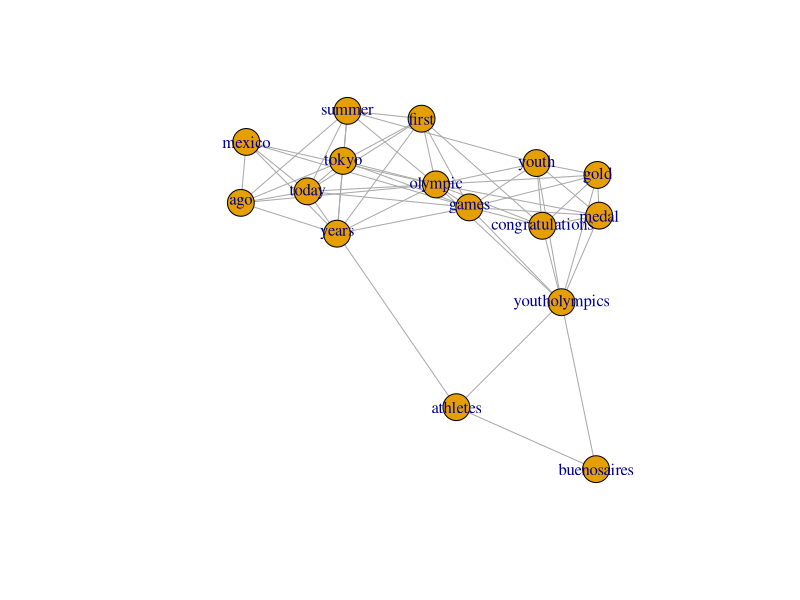
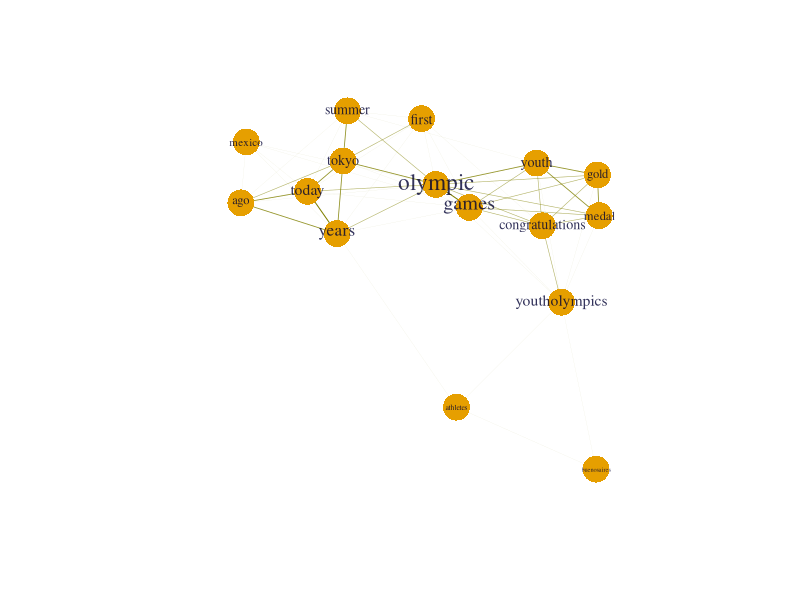

Reproduce these figures in R, in order.
library(tm)
library(igraph)
twitter_data<-read.csv("result5.csv", header = TRUE)
#twitter_data = read.table(file="~/result5.csv", header=TRUE,sep=",",encoding="UTF-8", stringsAsFactors = FALSE)
#twitter_data$text = paste(substr(twitter_data$text,2,nchar(twitter_data$text)))
# We may need to remove the first charactore 'b' from the string.

text = twitter_data$text
text_clean = gsub("(RT|via)((?:\\b\\W*@\\w+)+)", "", text)
text_clean = gsub("@\\w+", "", text_clean)
text_clean = gsub("[[:punct:]]", "", text_clean)
text_clean = gsub("[[:digit:]]", "", text_clean)
text_clean = gsub("http\\w+", "", text_clean)

#text_corpus = Corpus(VectorSource(text_clean))
#text_corpus = tm_map(text_corpus, tolower)
#text_corpus = tm_map(text_corpus, removeWords, c(stopwords("english"), "olympics"))
#text_corpus = tm_map(text_corpus, stripWhitespace)
#text_corpus = tm_map(text_corpus, PlainTextDocument)

text_corpus <- VCorpus(VectorSource(text_clean))
text_corpus=tm_map(text_corpus, content_transformer(tolower))
text_corpus = tm_map(text_corpus, removeWords, c(stopwords("english"), "olympics"))
text_corpus = tm_map(text_corpus, stripWhitespace)
text_corpus = tm_map(text_corpus, PlainTextDocument)


tdm = TermDocumentMatrix(text_corpus)
m = as.matrix(tdm)
# remove sparse terms (word frequency > 90% percentile)
wf = rowSums(m)
m1 = m[wf>quantile(wf,probs=0.9), ]
# remove columns with all zeros
m1 = m1[,colSums(m1)!=0]
# for convenience, every matrix entry must be binary (0 or 1)
m1[m1 > 1] = 1
# change it to a Boolean matrix
#m[m>=1] <- 1
# transform into a term-term adjacency matrix
termMatrix = m1 %*% t(m1)

library(igraph)
# build a graph from the above matrix
g <- graph.adjacency(termMatrix, weighted = T, mode = "undirected")
# remove loops
g <- simplify(g)
# set labels and degrees of vertices
V(g)$label <- V(g)$name
V(g)$degree <- degree(g)

# plot a graph
set.seed(3535)
layout1 <- layout.fruchterman.reingold(g)
plot(g, layout=layout1)

V(g)$label.cex <- 1.2 * V(g)$degree / max(V(g)$degree) + 0.2
V(g)$label.color <- rgb(0.0, 0.0, 0.2, 0.8)
V(g)$frame.color <- NA
egam <- (log(E(g)$weight) + 0.3) / max(log(E(g)$weight) + 0.3)
E(g)$color <- rgb(0.5, 0.5, 0.0, egam)
E(g)$width <- egam
# plot the graph in layout1
plot(g, layout=layout1)
